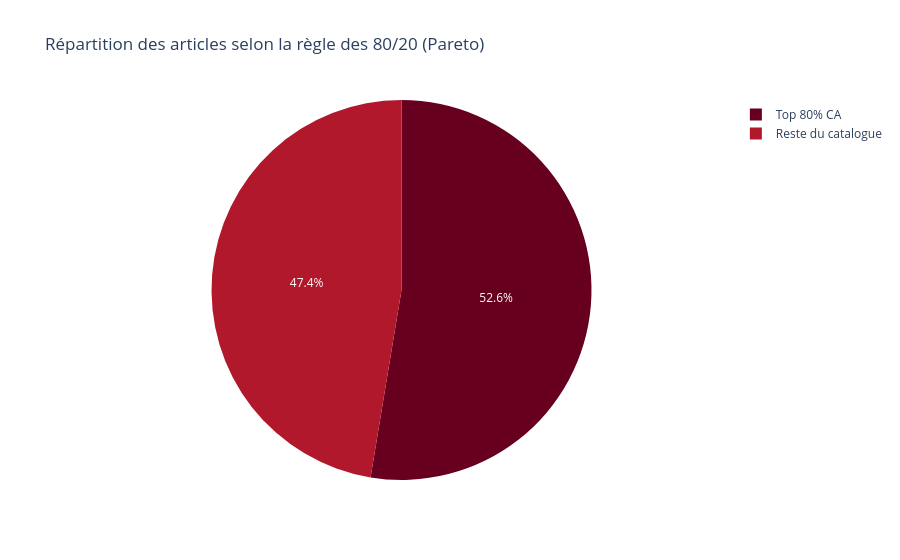

Source (notebook cell):
### Code cell
# Détermination du nombre d'articles qui génèrent 80% du CA
seuil_80 = df_final[df_final["cumulative_ca"] <= 0.8].shape[0]
reste = df_final.shape[0] - seuil_80

# Création d’un DataFrame pour le pie chart
df_pie = pd.DataFrame({
    "Groupe": ["Top 80% CA", "Reste du catalogue"],
    "Nombre d'articles": [seuil_80, reste]
})

# Création du pie chart
fig = px.pie(
    df_pie,
    names="Groupe",
    values="Nombre d'articles",
    title="Répartition des articles selon la règle des 80/20 (Pareto)",
    color_discrete_sequence=px.colors.sequential.RdBu
)

fig.show()

### Figure 1 — Plotly figure (JSON) as saved in the notebook; plotly's stock layout.template omitted (floating-point values rounded to 4 significant figures)
{"data": [{"domain": {"x": [0.0, 1.0], "y": [0.0, 1.0]}, "hovertemplate": "Groupe=%{label}<br>Nombre d'articles=%{value}<extra></extra>", "labels": ["Top 80% CA", "Reste du catalogue"], "legendgroup": "", "name": "", "showlegend": true, "type": "pie", "values": [434, 391]}], "layout": {"legend": {"tracegroupgap": 0}, "piecolorway": ["rgb(103,0,31)", "rgb(178,24,43)", "rgb(214,96,77)", "rgb(244,165,130)", "rgb(253,219,199)", "rgb(247,247,247)", "rgb(209,229,240)", "rgb(146,197,222)", "rgb(67,147,195)", "rgb(33,102,172)", "rgb(5,48,97)"], "title": {"text": "Répartition des articles selon la règle des 80/20 (Pareto)"}}}
